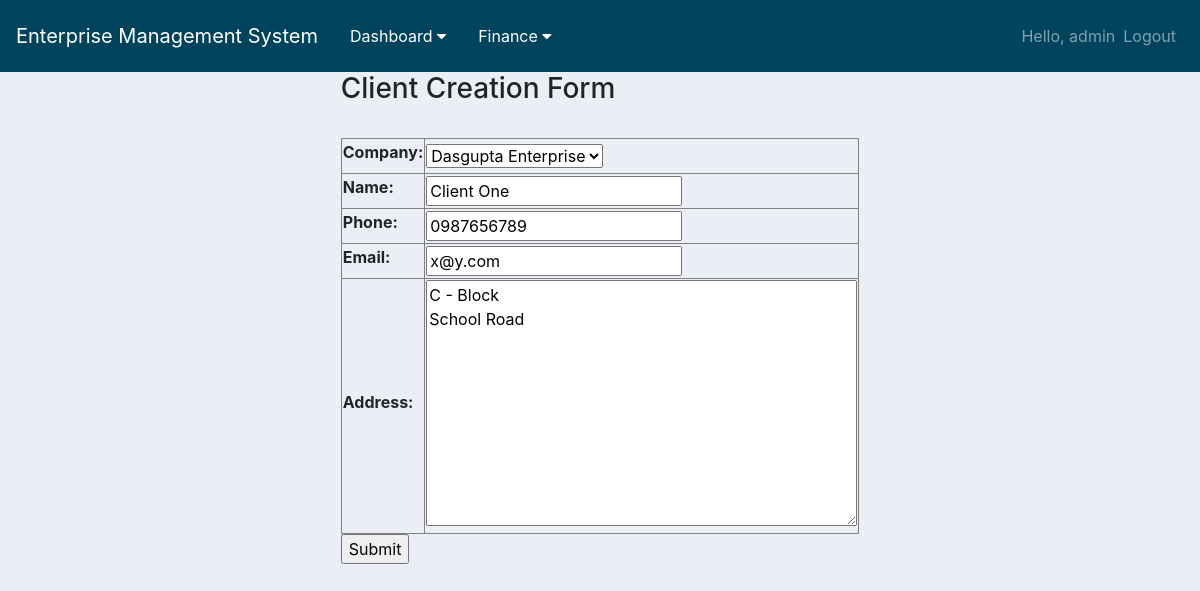
Screenshot of /client/update_client/7/ (signed in) with the database file from the repository.
### client/models.py (models this page shows, shortened)
class Client(models.Model):
    company = models.ForeignKey(Company, null=True, on_delete=models.CASCADE)
    name = models.CharField(max_length=100, null=True)
    phone = models.CharField(max_length=20, null=True)
    email = models.EmailField()
    address = models.TextField(max_length=200, null=True)
    timestamp = models.DateTimeField(auto_now_add=True, null=True)

### company/models.py (models this page shows)
class Company(models.Model):
    name = models.CharField(max_length=100, null=True)
    timestamp = models.DateTimeField(auto_now_add=True, null=True)
    def __str__(self):
        return self.name

### client/views.py (the view)
# urls.py: path('update_client/<int:pk>/', views.update_client, name='update_client'),
@login_required(login_url='login')
def update_client(request, pk):
    client = Client.objects.get(id=pk)
    form = ClientForm(instance=client)
    if request.method == 'POST':
        form = ClientForm(request.POST, instance=client)
        if form.is_valid():
            form.save()
            return redirect('client:client_view', client.id)
    context = {
        'form': form,
    }
    return render(request, 'client_form.html', context)

### client/forms.py
class ClientForm(ModelForm):
    class Meta:
        model = Client
        fields = '__all__'

### templates/client_form.html
{% extends "base.html" %}
{% block content %}
<div class="container">
    <div class="row">
        <div class="col-md"></div>
        <div class="col-md">
            <h3>Client Creation Form</h3>
            <br>
            <form action="" method="POST"> {% csrf_token %}
                <table border="1">
                    {{ form }}
                </table>
                <input type="submit" name="Submit">
            </form>
        </div>
        <div class="col-md"></div>
    </div>
</div>
{% endblock %}

### templates/navbar.html (shortened to what this page needs)
<nav class="navbar navbar-expand-lg navbar-dark" style="background-color: #00435c;">
  <a class="navbar-brand" href="{% url 'home' %}">Enterprise Management System</a>
  <div class="collapse navbar-collapse" id="navbarNav">
    <ul class="navbar-nav mr-auto">
      <div class="dropdown">
        <button class="dropbtn">Dashboard
          <i class="fa fa-caret-down"></i>
        </button>
      </div>
      <div class="dropdown">
        <button class="dropbtn">Finance
          <i class="fa fa-caret-down"></i>
        </button>
      </div>
    </ul>
    <ul class="navbar-nav ml-auto">
      {% if request.user.is_authenticated %}
        <li class="nav-item">
          <span class="navbar-text">Hello, {{ request.user }}</span>
        </li>
        <li class="nav-item">
          <a class="nav-link" href="{% url 'logout' %}" >Logout</a>
        </li>
      {% endif %}
    </ul>
  </div>
</nav>

### static/css/main.css (style rules this page uses)
body { background-color: #ebeff5; }
.dropbtn { background-color: #00435c; color: white; padding: 16px; font-size: 16px; border: none; }
.dropdown { position: relative; display: inline-block; }

### rows the page displays
Client: company "Dasgupta Enterprise", phone "0987656789", email "x@y.com", address "C - Block School Road"
Company: name "Client One"

### other values shown
{{ request.user }} "admin"
